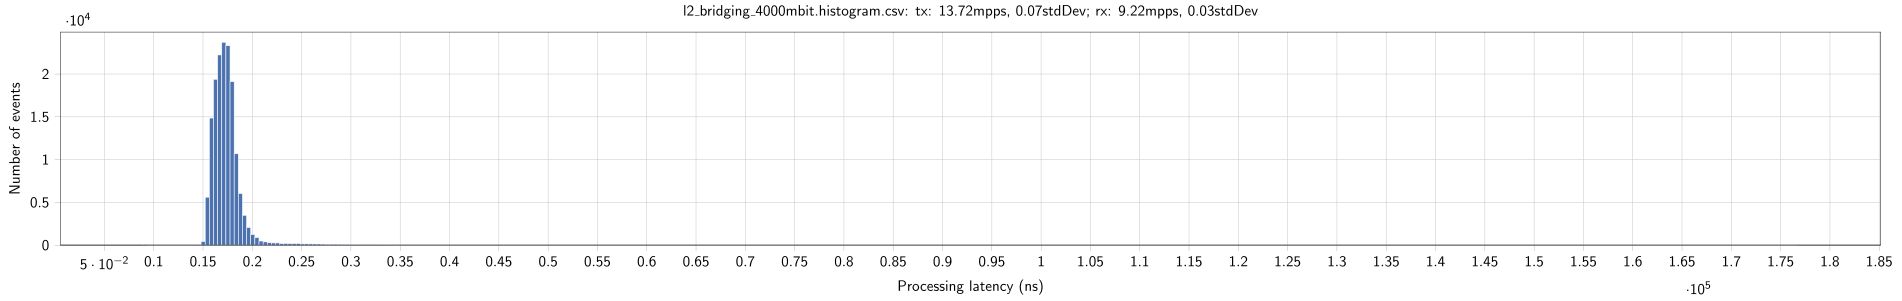

Source code (Python):
#!/usr/bin/env python
# needs python-pmw package
# coding: utf-8

# In[ ]:


from __future__ import print_function

#get_ipython().run_line_magic('matplotlib', 'inline')

import os
import codecs
import numpy as np
import pandas as pd
import seaborn as sns
from tqdm import tqdm
from tabulate import tabulate
import matplotlib.pyplot as plt
from matplotlib2tikz import get_tikz_code
import csv
import re


# In[2]:


sns.set(style="ticks")


# In[ ]:


hmac = ''
DIRS = ['/home/pogobanane/dev/ba/ba-okelmann/statistics/data/2019-01-09_12-47-14_285989/nida/']

#hmac = 'hmac_'
#DIRS = ['/Users/gallenmu/mkdir/2018-07-29_18-13-41/rapla']

flatency = []
fthroughput = []


for d in DIRS:
    files = os.listdir(d)
    flatency_ = filter(lambda x: x.endswith('histogram.csv'), files)
    flatency.extend(map(lambda x: os.path.join(d, x), flatency_))
    sorted(flatency)
    fthroughput_ = filter(lambda x: x.endswith('throughput.csv'), files)
    fthroughput.extend(map(lambda x: os.path.join(d, x), fthroughput_))
    sorted(fthroughput)

# In[3]:

"""
hmac = ''
flatency = ['~/dev/ba/ba-okelmann/statistics/aaaa.csv']
fthroughput = []
"""

# In[4]:


tikz_header = r"""
\documentclass[beamer,multi=true,preview,tikz]{standalone}

\usepackage[utf8]{inputenc}
\usepackage{tumcolor}
\usepackage{tikz}
%\usepackage{times}
\usepackage{pgfplots}
\pgfplotsset{compat=1.13}

\begin{document}%
"""

tikz_footer = r"""
\end{document}
"""

"""
# ## Throughput

# In[9]:


dfthr = []
for fname in tqdm(fthroughput, ncols=0, desc='Parsing'):
    s = fname.split('.')
    t = s[0].split('/')
    u = t[len(t)-1].split('-')
    for e in u:
        if 'rate' in e:
            rate = int(e.replace('rate', ''))
        elif 'pktsz' in e:
            psize = int(e.replace('pktsz', ''))
                
    df = pd.read_csv(fname)       
    df['psize'] = psize
    df['rate'] = rate
    
    dfthr.append(df)
    
#dfthr = pd.concat(dfthr)
dfthr.reset_index(drop=True, inplace=True)


# In[6]:


dfthr['PacketRate'] = dfthr['PacketRate'].astype(float)
dfthr.head()


# In[7]:


def max_packet_rate_mpps(psize):
    return (10000000000 / ((psize +24) * 8)) / 1000000 


# In[8]:


dfthr_ = dfthr.groupby(['psize', 'rate', 'Direction'])['PacketRate'].median().reset_index()
dfthr_ = dfthr.groupby(['psize', 'rate', 'Direction'])['PacketRate'].max().reset_index()
dfthr_ = pd.pivot_table(dfthr_, index=['psize', 'rate'], columns="Direction", values="PacketRate").reset_index()

dfthr_.to_csv("~/dev/ba/ba-okelmann/statistics/throughput_mpps.csv", index=False)


# In[ ]:


dfg = dfthr_.groupby(['psize'])["RX"].max().reset_index()
print(dfg)


# In[ ]:


fig = plt.figure()

xes = []
ys = []

dfg = dfthr_.groupby(['psize'])["RX"].max().reset_index()
print(dfg)
for index, row in dfg.iterrows():
    psize = row['psize']
    rx = row["RX"]
    maxr = max_packet_rate_mpps(psize)
    
    xes.append(psize)
    ys.append(rx/maxr)

fig = plt.figure()

plt.legend(loc='upper center', ncol=4, bbox_to_anchor=(0.5, 1.21))

    
plt.ylabel("Relative transfer rate")
plt.xlabel("Packet size (Byte)")
fig.tight_layout()
plt.grid(True)

plt.plot(xes, ys, markersize=10, marker='o', label=psize)
plt.title('Relative transfer rates for different packets sizes')
axes = plt.gca()
axes.set_ylim(ymin=0)
axes.set_ylim(ymax=1.1)

outf = '~/dev/ba/ba-okelmann/statistics/'+hmac+'relative_throughput__all_sizes.tex'.format(psize)
with codecs.open(outf, "w", encoding="utf8") as f:
    f.write(tikz_header)
    f.write(get_tikz_code(outf, show_info=False, figurewidth="12cm", figureheight="7cm"))
    f.write(tikz_footer)


plt.show()
    
print(ys)


# In[ ]:


fig = plt.figure()
for psize, dfg in dfthr_.groupby(["psize"]):
    #print(dfg["TX"].tolist())
    
    plt.plot(dfg["TX"].tolist(), dfg["RX"].tolist(), markersize=10, marker='o', label=psize)
    plt.legend(loc='upper center', ncol=4, bbox_to_anchor=(0.5, 1.21))

    
    plt.xlabel("Transmitted Framerate (Mpps)")
    plt.ylabel("Received Framerate (Mpps)")
    fig.tight_layout()
    plt.grid(True)
    
    axes = plt.gca()
    axes.set_ylim(ymin=0)
    #axes.set_ylim(ymax=16)
    
    outf = '~/dev/ba/ba-okelmann/statistics/'+hmac+'throughput__{}.tex'.format(psize)
    with codecs.open(outf, "w", encoding="utf8") as f:
        f.write(tikz_header)
        f.write(get_tikz_code(outf, show_info=False, figurewidth="12cm", figureheight="7cm"))
        f.write(tikz_footer)
    
    plt.title('Packet size: {}B'.format(psize))

    plt.show()


# In[ ]:

"""


# pasted from https://stackoverflow.com/questions/16259923/how-can-i-escape-latex-special-characters-inside-django-templates
def tex_escape(text):
    """
        :param text: a plain text message
        :return: the message escaped to appear correctly in LaTeX
    """
    conv = {
        '&': r'\&',
        '%': r'\%',
        '$': r'\$',
        '#': r'\#',
        '_': r'\_',
        '{': r'\{',
        '}': r'\}',
        '~': r'\textasciitilde{}',
        '^': r'\^{}',
        '\\': r'\textbackslash{}',
        '<': r'\textless{}',
        '>': r'\textgreater{}',
    }
    regex = re.compile('|'.join(re.escape(str(key)) for key in sorted(conv.keys(), key = lambda item: - len(item))))
    return regex.sub(lambda match: conv[match.group()], text)

def parse_throughput(csvfile):
    print("penis")
    with open(csvfile, ) as f:
        reader = csv.reader(f)
        next(reader) # skip header line
        tx = next(reader)
        rx = next(reader)
        print("{0:.2f}".format(float(rx[2])))
        ret = "tx: %.2fmpps, %.2fstdDev; rx: %.2fmpps, %.2fstdDev" % (float(tx[1]), float(tx[2]), float(rx[1]), float(rx[2]))
        print(ret)
        return ret
    return "err"


def latency_csv2tex(latfile, throughfile):

    # ## Latency

    # In[13]:

    flatency = [latfile]
    dflat = []
    for fname in tqdm(flatency, ncols=0):
       
        s = fname.split('.')
        t = s[0].split('/')
        u = t[len(t)-1].split('-')
        for e in u:
            if 'rate' in e:
                rate = int(e.replace('rate', ''))
            elif 'pktsz' in e:
                psize = int(e.replace('pktsz', ''))
                    
        df = pd.read_csv(fname, names=["latency", "weight"])
        #df['rate'] = rate
        #df['psize'] = psize
          
        dflat.append(df)
        
    dflat = pd.concat(dflat)
    dflat.reset_index(drop=True, inplace=True)


    # In[14]:


    dflat.head()


    # In[42]:


    #for (psize, rate), dfg in dflat.groupby(["psize", "rate"]):
        
        #print(rate)
        #print(psize)
        #print(dfg)
        
        #latencies = dfg['latency'].tolist()
        #weights = dfg['weight'].tolist()
    latencies = dflat['latency'].tolist()
    weights = dflat['weight'].tolist()

    rate = -1
    psize = -1

    fig = plt.figure()

    plt.hist(latencies, weights=weights, bins=400)
    #plt.title('Rate {} Mbit/s - Packet size: {} B'.format(rate, psize))
    plt.title("{}: \n{}".format(tex_escape(os.path.basename(latfile)), tex_escape(parse_throughput(throughfile))))
    #plt.legend(loc=0)
    plt.ylabel("Number of events")
    plt.xlabel("Processing latency (ns)")
    fig.tight_layout()
    plt.grid(True)

    return get_tikz_code(outf, show_info=False, figurewidth="48cm", figureheight="7cm")

    #plt.show()
    #plt.draw()
    #plt.pause(0.001)



outf = "netronome.tex"
with codecs.open(outf, "w+", encoding="utf8") as f:
    f.write(tikz_header)
    for i in range(0, len(flatency)):

        #outf = '{}.tex'.format(flatency[i])
        
        f.write(latency_csv2tex(flatency[i], fthroughput[i]))
        f.write("\n\n\n")

    f.write(tikz_footer)



# pdflatex netronome.tex
